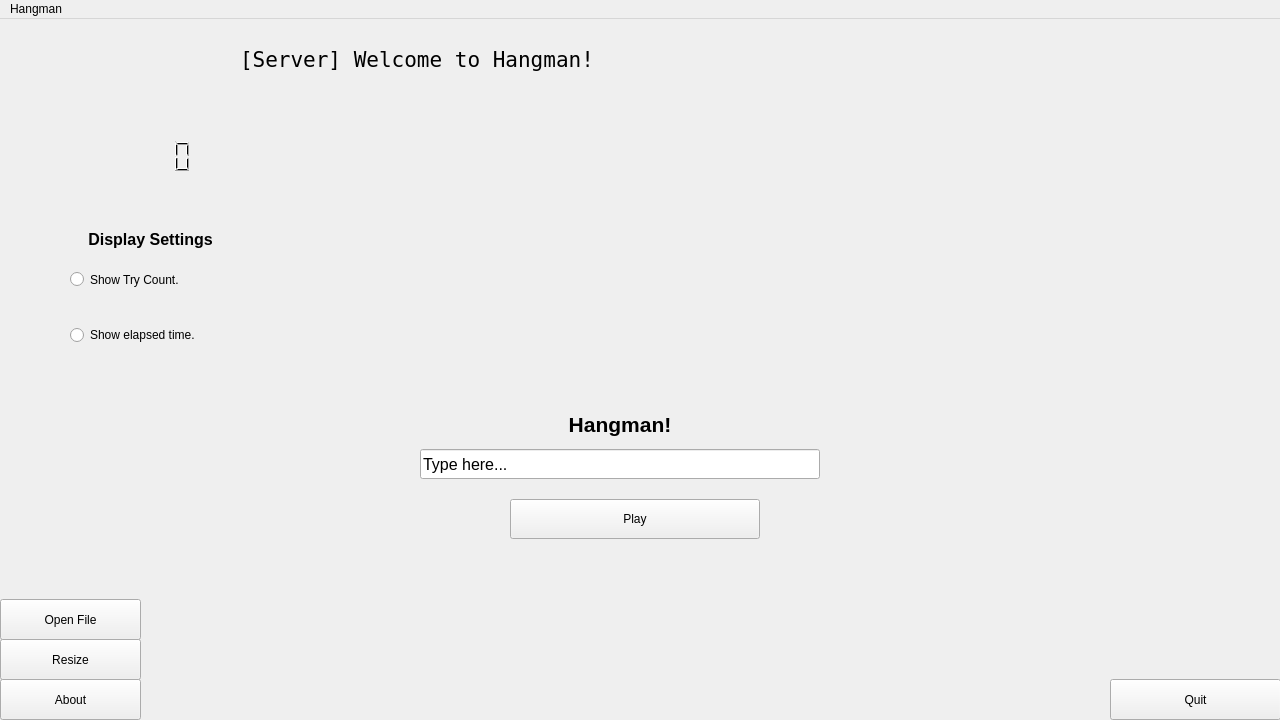
<?xml version="1.0" encoding="UTF-8"?>
<ui version="4.0">
 <class>MainWindow</class>
 <widget class="QMainWindow" name="MainWindow">
  <property name="geometry">
   <rect>
    <x>0</x>
    <y>0</y>
    <width>1280</width>
    <height>720</height>
   </rect>
  </property>
  <property name="baseSize">
   <size>
    <width>1280</width>
    <height>720</height>
   </size>
  </property>
  <property name="font">
   <font>
    <weight>50</weight>
    <bold>false</bold>
   </font>
  </property>
  <property name="mouseTracking">
   <bool>false</bool>
  </property>
  <property name="windowTitle">
   <string>MainWindow</string>
  </property>
  <property name="animated">
   <bool>true</bool>
  </property>
  <widget class="QWidget" name="centralwidget">
   <property name="enabled">
    <bool>true</bool>
   </property>
   <widget class="QPushButton" name="pb_Quit">
    <property name="geometry">
     <rect>
      <x>1110</x>
      <y>660</y>
      <width>171</width>
      <height>41</height>
     </rect>
    </property>
    <property name="toolTip">
     <string>Click to Quit the Program</string>
    </property>
    <property name="text">
     <string>Quit</string>
    </property>
    <property name="checkable">
     <bool>false</bool>
    </property>
   </widget>
   <widget class="QPushButton" name="pb_About">
    <property name="geometry">
     <rect>
      <x>0</x>
      <y>660</y>
      <width>141</width>
      <height>41</height>
     </rect>
    </property>
    <property name="text">
     <string>About</string>
    </property>
   </widget>
   <widget class="QPushButton" name="pb_Resize">
    <property name="geometry">
     <rect>
      <x>0</x>
      <y>620</y>
      <width>141</width>
      <height>41</height>
     </rect>
    </property>
    <property name="text">
     <string>Resize</string>
    </property>
   </widget>
   <widget class="QLineEdit" name="le_guessInput">
    <property name="geometry">
     <rect>
      <x>420</x>
      <y>430</y>
      <width>400</width>
      <height>30</height>
     </rect>
    </property>
    <property name="sizePolicy">
     <sizepolicy hsizetype="Expanding" vsizetype="Fixed">
      <horstretch>0</horstretch>
      <verstretch>0</verstretch>
     </sizepolicy>
    </property>
    <property name="font">
     <font>
      <pointsize>12</pointsize>
      <weight>50</weight>
      <bold>false</bold>
     </font>
    </property>
    <property name="text">
     <string>Type here...</string>
    </property>
   </widget>
   <widget class="QLabel" name="label_CorrectGuesses">
    <property name="geometry">
     <rect>
      <x>420</x>
      <y>390</y>
      <width>400</width>
      <height>30</height>
     </rect>
    </property>
    <property name="font">
     <font>
      <pointsize>16</pointsize>
      <weight>75</weight>
      <italic>false</italic>
      <bold>true</bold>
      <kerning>true</kerning>
     </font>
    </property>
    <property name="cursor">
     <cursorShape>ArrowCursor</cursorShape>
    </property>
    <property name="layoutDirection">
     <enum>Qt::LeftToRight</enum>
    </property>
    <property name="autoFillBackground">
     <bool>false</bool>
    </property>
    <property name="text">
     <string>Hangman!</string>
    </property>
    <property name="alignment">
     <set>Qt::AlignCenter</set>
    </property>
   </widget>
   <widget class="QPushButton" name="pb_Play">
    <property name="geometry">
     <rect>
      <x>510</x>
      <y>480</y>
      <width>250</width>
      <height>40</height>
     </rect>
    </property>
    <property name="text">
     <string>Play</string>
    </property>
   </widget>
   <widget class="QLabel" name="label_Console">
    <property name="geometry">
     <rect>
      <x>240</x>
      <y>20</y>
      <width>511</width>
      <height>41</height>
     </rect>
    </property>
    <property name="font">
     <font>
      <family>Terminal</family>
      <pointsize>16</pointsize>
      <weight>50</weight>
      <bold>false</bold>
     </font>
    </property>
    <property name="text">
     <string>[Server] Welcome to Hangman!</string>
    </property>
   </widget>
   <widget class="QLabel" name="label_guessCount">
    <property name="geometry">
     <rect>
      <x>250</x>
      <y>70</y>
      <width>511</width>
      <height>21</height>
     </rect>
    </property>
    <property name="font">
     <font>
      <family>Terminal</family>
      <pointsize>10</pointsize>
      <weight>50</weight>
      <bold>false</bold>
     </font>
    </property>
    <property name="text">
     <string/>
    </property>
   </widget>
   <widget class="QPushButton" name="pb_openFileMenu">
    <property name="geometry">
     <rect>
      <x>0</x>
      <y>580</y>
      <width>141</width>
      <height>41</height>
     </rect>
    </property>
    <property name="text">
     <string>Open File</string>
    </property>
   </widget>
   <widget class="QWidget" name="verticalLayoutWidget">
    <property name="geometry">
     <rect>
      <x>70</x>
      <y>120</y>
      <width>161</width>
      <height>221</height>
     </rect>
    </property>
    <layout class="QVBoxLayout" name="displayLayout">
     <item>
      <widget class="QLCDNumber" name="lcd_Timer">
       <property name="sizePolicy">
        <sizepolicy hsizetype="Preferred" vsizetype="Preferred">
         <horstretch>0</horstretch>
         <verstretch>0</verstretch>
        </sizepolicy>
       </property>
       <property name="minimumSize">
        <size>
         <width>50</width>
         <height>35</height>
        </size>
       </property>
       <property name="font">
        <font>
         <kerning>true</kerning>
        </font>
       </property>
       <property name="layoutDirection">
        <enum>Qt::LeftToRight</enum>
       </property>
       <property name="frameShape">
        <enum>QFrame::NoFrame</enum>
       </property>
       <property name="smallDecimalPoint">
        <bool>false</bool>
       </property>
      </widget>
     </item>
     <item>
      <spacer name="verticalSpacer">
       <property name="orientation">
        <enum>Qt::Vertical</enum>
       </property>
       <property name="sizeHint" stdset="0">
        <size>
         <width>20</width>
         <height>40</height>
        </size>
       </property>
      </spacer>
     </item>
     <item>
      <widget class="QLabel" name="label_TimerSettings">
       <property name="sizePolicy">
        <sizepolicy hsizetype="Preferred" vsizetype="Minimum">
         <horstretch>0</horstretch>
         <verstretch>0</verstretch>
        </sizepolicy>
       </property>
       <property name="font">
        <font>
         <pointsize>12</pointsize>
         <weight>75</weight>
         <bold>true</bold>
        </font>
       </property>
       <property name="text">
        <string>Display Settings</string>
       </property>
       <property name="alignment">
        <set>Qt::AlignCenter</set>
       </property>
      </widget>
     </item>
     <item>
      <widget class="QRadioButton" name="rb_tries">
       <property name="sizePolicy">
        <sizepolicy hsizetype="Minimum" vsizetype="MinimumExpanding">
         <horstretch>0</horstretch>
         <verstretch>0</verstretch>
        </sizepolicy>
       </property>
       <property name="text">
        <string>Show Try Count.</string>
       </property>
      </widget>
     </item>
     <item>
      <widget class="QRadioButton" name="rb_timer">
       <property name="sizePolicy">
        <sizepolicy hsizetype="Minimum" vsizetype="MinimumExpanding">
         <horstretch>0</horstretch>
         <verstretch>0</verstretch>
        </sizepolicy>
       </property>
       <property name="text">
        <string>Show elapsed time.</string>
       </property>
      </widget>
     </item>
    </layout>
   </widget>
  </widget>
  <widget class="QMenuBar" name="menubar">
   <property name="geometry">
    <rect>
     <x>0</x>
     <y>0</y>
     <width>1280</width>
     <height>21</height>
    </rect>
   </property>
   <widget class="QMenu" name="menuHangman">
    <property name="title">
     <string>Hangman</string>
    </property>
   </widget>
   <addaction name="menuHangman"/>
  </widget>
 </widget>
 <resources/>
 <connections>
  <connection>
   <sender>pb_Quit</sender>
   <signal>clicked()</signal>
   <receiver>MainWindow</receiver>
   <slot>close()</slot>
   <hints>
    <hint type="sourcelabel">
     <x>571</x>
     <y>382</y>
    </hint>
    <hint type="destinationlabel">
     <x>399</x>
     <y>299</y>
    </hint>
   </hints>
  </connection>
  <connection>
   <sender>pb_About</sender>
   <signal>clicked()</signal>
   <receiver>MainWindow</receiver>
   <slot>aboutButton_clicked()</slot>
   <hints>
    <hint type="sourcelabel">
     <x>61</x>
     <y>382</y>
    </hint>
    <hint type="destinationlabel">
     <x>399</x>
     <y>299</y>
    </hint>
   </hints>
  </connection>
  <connection>
   <sender>pb_Resize</sender>
   <signal>clicked(bool)</signal>
   <receiver>MainWindow</receiver>
   <slot>update()</slot>
   <hints>
    <hint type="sourcelabel">
     <x>70</x>
     <y>663</y>
    </hint>
    <hint type="destinationlabel">
     <x>639</x>
     <y>359</y>
    </hint>
   </hints>
  </connection>
 </connections>
 <slots>
  <slot>aboutButton_clicked()</slot>
  <slot>aboutButton_click()</slot>
 </slots>
</ui>
